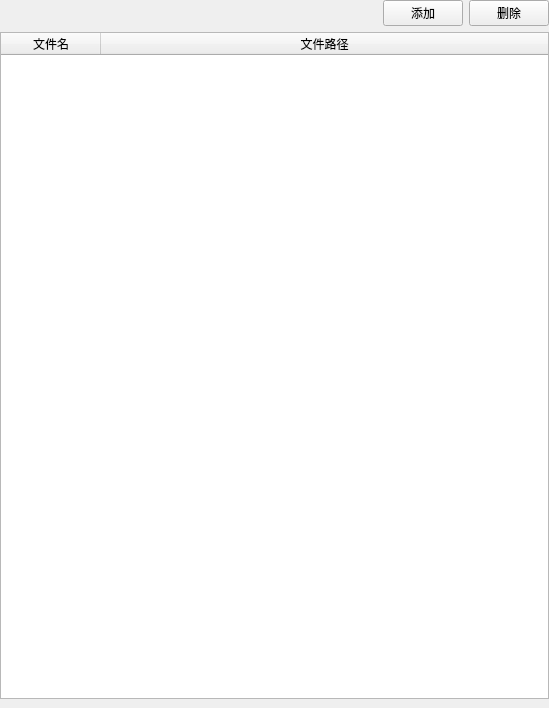
<?xml version="1.0" encoding="UTF-8"?>
<ui version="4.0">
 <class>LauncherEditor</class>
 <widget class="QWidget" name="LauncherEditor">
  <property name="geometry">
   <rect>
    <x>0</x>
    <y>0</y>
    <width>549</width>
    <height>708</height>
   </rect>
  </property>
  <property name="windowTitle">
   <string>Form</string>
  </property>
  <layout class="QVBoxLayout" name="verticalLayout">
   <property name="leftMargin">
    <number>0</number>
   </property>
   <property name="topMargin">
    <number>0</number>
   </property>
   <property name="rightMargin">
    <number>0</number>
   </property>
   <property name="bottomMargin">
    <number>9</number>
   </property>
   <item>
    <layout class="QHBoxLayout" name="horizontalLayout">
     <property name="topMargin">
      <number>0</number>
     </property>
     <item>
      <spacer name="horizontalSpacer">
       <property name="orientation">
        <enum>Qt::Horizontal</enum>
       </property>
       <property name="sizeHint" stdset="0">
        <size>
         <width>40</width>
         <height>20</height>
        </size>
       </property>
      </spacer>
     </item>
     <item>
      <widget class="QPushButton" name="pushButton_add">
       <property name="text">
        <string>添加</string>
       </property>
      </widget>
     </item>
     <item>
      <widget class="QPushButton" name="pushButton_del">
       <property name="text">
        <string>删除</string>
       </property>
      </widget>
     </item>
    </layout>
   </item>
   <item>
    <widget class="QTableWidget" name="tableWidget">
     <property name="selectionBehavior">
      <enum>QAbstractItemView::SelectRows</enum>
     </property>
     <attribute name="horizontalHeaderStretchLastSection">
      <bool>true</bool>
     </attribute>
     <column>
      <property name="text">
       <string>文件名</string>
      </property>
     </column>
     <column>
      <property name="text">
       <string>文件路径</string>
      </property>
     </column>
    </widget>
   </item>
  </layout>
 </widget>
 <resources/>
 <connections/>
</ui>
